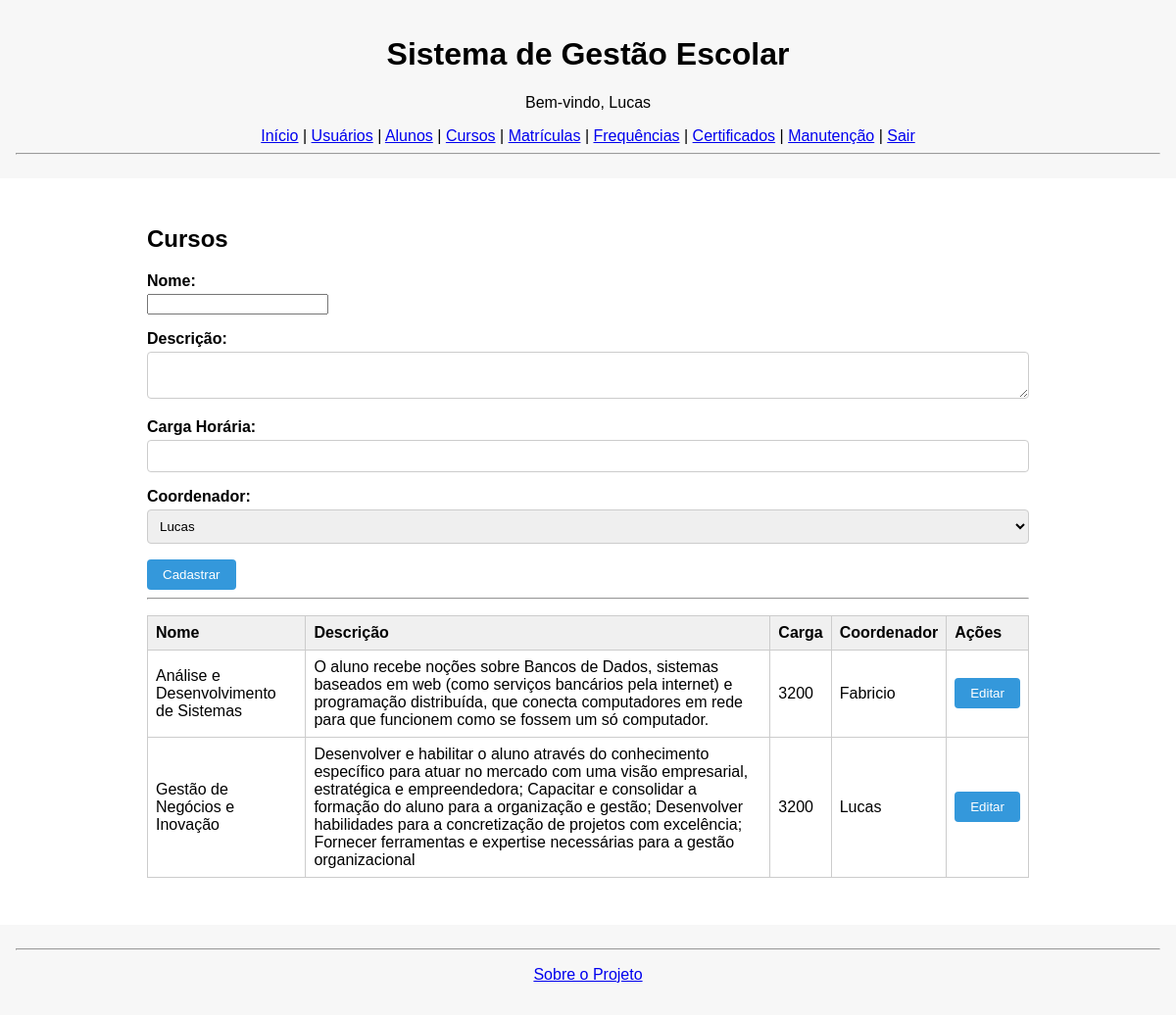
The app's page /cursos (signed in) with its own data.
### tables this page shows
CREATE TABLE cursos (
            id INTEGER PRIMARY KEY AUTOINCREMENT,
            nome TEXT,
            descricao TEXT,
            carga_horaria INTEGER,
            professor_id INTEGER,
            created_at DATETIME DEFAULT CURRENT_TIMESTAMP,
            FOREIGN KEY (professor_id) REFERENCES usuarios(id)
        );

CREATE TABLE usuarios (
            id INTEGER PRIMARY KEY AUTOINCREMENT,
            nome TEXT,
            email TEXT UNIQUE,
            senha TEXT,
            tipo TEXT CHECK(tipo IN ('Admin', 'Professor', 'Secretaria')),
            ativo INTEGER DEFAULT 1,
            created_at DATETIME DEFAULT CURRENT_TIMESTAMP
        );

### app.py (the view, shortened to what this page needs)
@app.route('/cursos', methods=['GET', 'POST'])
def cursos():
    if 'usuario' not in session:
        return redirect(url_for('login'))
    cursos = listar_cursos()
    professores = [u for u in listar_usuarios() if u['tipo'] == 'Professor']
    return render_template('cursos.html', cursos=cursos, professores=professores)

### database.py (called while the page is built)
def conectar():
    con = sqlite3.connect('sge.db')
    con.row_factory = sqlite3.Row
    con.execute("PRAGMA foreign_keys = ON")
    return con

def listar_usuarios():
    con = conectar()
    cur = con.cursor()
    cur.execute("SELECT * FROM usuarios")
    usuarios = cur.fetchall()
    con.close()
    return usuarios

def listar_cursos():
    con = conectar()
    cur = con.cursor()
    cur.execute('''
        SELECT cursos.*, usuarios.nome AS professor_nome
        FROM cursos
        LEFT JOIN usuarios ON cursos.professor_id = usuarios.id
    ''')
    cursos = cur.fetchall()
    con.close()
    return cursos

### templates/cursos.html
{% extends "base.html" %}
{% block content %}
<div class="container">
    <h2>Cursos</h2>
    <form method="POST">
        <div class="form-group"><label>Nome:</label><input name="nome" required></div>
        <div class="form-group"><label>Descrição:</label><textarea name="descricao"></textarea></div>
        <div class="form-group"><label>Carga Horária:</label><input type="number" name="carga_horaria" required></div>
        <div class="form-group">
            <label>Coordenador:</label>
            <select name="professor_id" required>
                {% for professor in professores %}
                    <option value="{{ professor.id }}">{{ professor.nome }}</option>
                {% endfor %}
            </select>
        </div>
        <button type="submit">Cadastrar</button>
    </form>
    <hr>
    <table>
        <thead><tr>
            <th>Nome</th>
            <th>Descrição</th>
            <th>Carga</th>
            <th>Coordenador</th>
            <th>Ações</th>
        </tr></thead>
        <tbody>
            {% for c in cursos %}
            <tr>
                <td>{{ c.nome }}</td>
                <td>{{ c.descricao }}</td>
                <td>{{ c.carga_horaria }}</td>
                <td>{{ c.professor_nome }}</td>
                <td>
                    <form action="{{ url_for('editar_curso_view', id=c.id) }}" method="get" style="display:inline;">
                        <button type="submit" class="btn">Editar</button>
                    </form>
                </td>
            </tr>
            {% endfor %}
        </tbody>
    </table>
</div>
{% endblock %}

### static/css/style.css (style rules this page uses)
body { font-family: Arial, sans-serif; margin: 0; padding: 0; background-color: #ffffff; }
.container { max-width: 900px; margin: 2rem auto; padding: 1rem; background: #fff; border-radius: 8px; }
h2, h3 { margin-top: 0; }
.form-group { margin-bottom: 1rem; }
label { display: block; margin-bottom: 0.25rem; font-weight: bold; }
input[type="text"], input[type="email"], input[type="password"], input[type="date"], input[type="number"], select, textarea { width: 100%; padding: 0.5rem; box-sizing: border-box; border: 1px solid #ccc; border-radius: 4px; }
textarea { resize: vertical; }
button, input[type="submit"] { padding: 0.5rem 1rem; background-color: #3498db; color: #fff; border: none; border-radius: 4px; cursor: pointer; }
table { width: 100%; border-collapse: collapse; margin-top: 1rem; }
th, td { border: 1px solid #ccc; padding: 0.5rem; text-align: left; }
th { background-color: #f0f0f0; }
.btn { display: inline-block; margin: 1rem 0; padding: 0.5rem 1rem; background-color: #3498db; color: white; text-decoration: none; border-radius: 4px; }

### records on screen
cursos: nome "Análise e Desenvolvimento de Sistemas", descricao "O aluno recebe noções sobre Bancos de Dados, sistemas baseados em web (como serviços bancários pela internet) e programação distribuída, que conecta computadores em rede para que funcionem como se fossem um só computador.", carga_horaria "3200", professor_nome "Fabricio"
cursos: nome "Gestão de Negócios e Inovação", descricao "Desenvolver e habilitar o aluno através do conhecimento específico para atuar no mercado com uma visão empresarial, estratégica e empreendedora; Capacitar e consolidar a formação do aluno para a organização e gestão; Desenvolver habilidades para a concretização de projetos com excelência; Fornecer ferramentas e expertise necessárias para a gestão organizacional", carga_horaria "3200", professor_nome "Lucas"

### other values on screen
{{ session['usuario'] }} "Lucas"
form field professor_id "Lucas"
